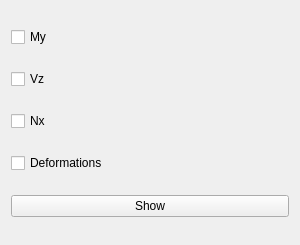
<?xml version="1.0" encoding="UTF-8"?>
<ui version="4.0">
 <class>staticSchemeLayoutWidget</class>
 <widget class="QWidget" name="staticSchemeLayoutWidget">
  <property name="geometry">
   <rect>
    <x>0</x>
    <y>0</y>
    <width>300</width>
    <height>245</height>
   </rect>
  </property>
  <property name="windowTitle">
   <string>Static Scheme Layout</string>
  </property>
  <layout class="QVBoxLayout" name="staticSchemeVBoxLayout">
   <item>
    <widget class="QCheckBox" name="showMyCheckBox">
     <property name="text">
      <string>My</string>
     </property>
    </widget>
   </item>
   <item>
    <widget class="QCheckBox" name="showVzCheckBox">
     <property name="text">
      <string>Vz</string>
     </property>
    </widget>
   </item>
   <item>
    <widget class="QCheckBox" name="showNxCheckBox">
     <property name="text">
      <string>Nx</string>
     </property>
    </widget>
   </item>
   <item>
    <widget class="QCheckBox" name="showDeformationsCheckBox">
     <property name="text">
      <string>Deformations</string>
     </property>
    </widget>
   </item>
   <item>
    <widget class="QPushButton" name="showResultsButton">
     <property name="text">
      <string>Show</string>
     </property>
    </widget>
   </item>
  </layout>
 </widget>
 <resources/>
 <connections/>
</ui>
